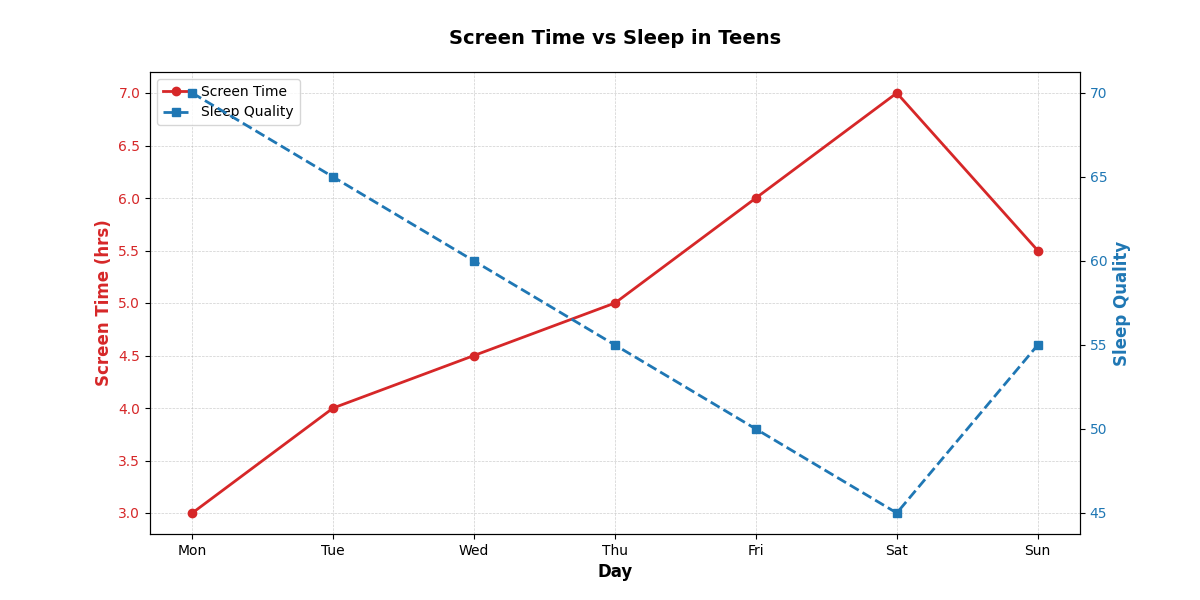

The script that drew this image:
import matplotlib.pyplot as plt
import numpy as np

# Days
days = ['Mon', 'Tue', 'Wed', 'Thu', 'Fri', 'Sat', 'Sun']
x = np.arange(len(days))

# Data: Screen time and sleep quality index
screen_time = [3, 4, 4.5, 5, 6, 7, 5.5]
sleep_quality_index = [70, 65, 60, 55, 50, 45, 55]

# Plot setup
fig, ax1 = plt.subplots(figsize=(12, 6))

# Screen time
color = 'tab:red'
ax1.set_xlabel('Day', fontsize=12, fontweight='bold')
ax1.set_ylabel('Screen Time (hrs)', color=color, fontsize=12, fontweight='bold')
ax1.plot(days, screen_time, color=color, marker='o', linestyle='-', linewidth=2, label='Screen Time')
ax1.tick_params(axis='y', labelcolor=color)

# Grid
ax1.grid(which='both', linestyle='--', linewidth=0.5, alpha=0.6)

# Sleep quality index
ax2 = ax1.twinx()
color = 'tab:blue'
ax2.set_ylabel('Sleep Quality', color=color, fontsize=12, fontweight='bold')
ax2.plot(days, sleep_quality_index, color=color, marker='s', linestyle='--', linewidth=2, label='Sleep Quality')
ax2.tick_params(axis='y', labelcolor=color)

# Title
plt.title('Screen Time vs Sleep in Teens', fontsize=14, fontweight='bold', pad=20)

# Legends
lines_1, labels_1 = ax1.get_legend_handles_labels()
lines_2, labels_2 = ax2.get_legend_handles_labels()
ax1.legend(lines_1 + lines_2, labels_1 + labels_2, loc='upper left', fontsize=10)

# Display
plt.show()
